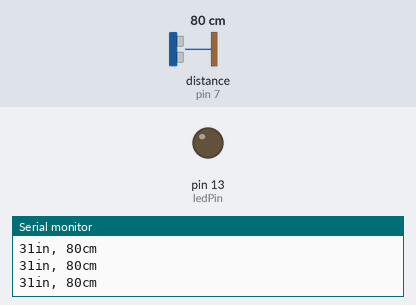
Recording of a sketch running on a simulated Arduino Uno, built with avr-gcc and run on an emulated ATmega328P. Shown: output pins drawn as LEDs (lit = HIGH), the last lines printed to the serial monitor. Wiring (inferred from the names in the program): ultrasonic range finder: trigger pin 7; echo pin 7. The test bench sets the inputs (shaded band); at power-on: distance to the obstacle (sensor on pin 7) 80 cm. The echo pulse lasts 58.3 µs per cm.

Above: at 1.2 s.
1.3 s: distance to the obstacle (sensor on pin 7) set to 66 cm
2.8 s: distance to the obstacle (sensor on pin 7) set to 58 cm
At 3.9 s:
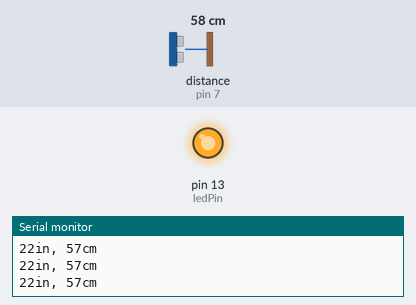
4.3 s: distance to the obstacle (sensor on pin 7) set to 120 cm
At 5.1 s:
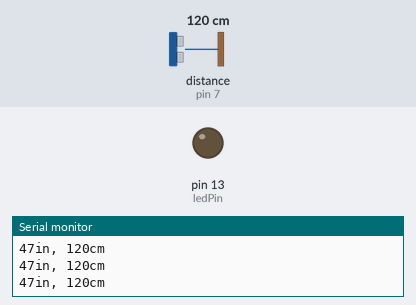
5.8 s: distance to the obstacle (sensor on pin 7) set to 2 cm
At 7.3 s:
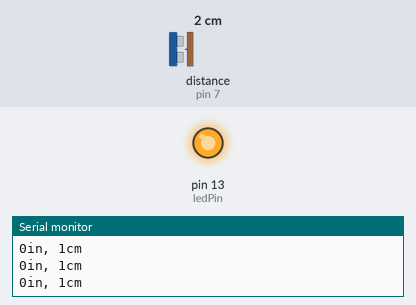
Timing chart, 0 to 8.4 s (numbered marks = the images above; inputs shaded):
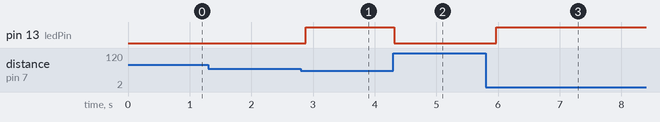

Measured:
- the behaviour switches between 62 and 61 cm on distance to the obstacle (sensor on pin 7) (found by bisection; images 0 and 1)
- after the input at 2.8 s, pin 13 (ledPin): LOW → HIGH after 0.08 s
- after the input at 4.3 s, pin 13 (ledPin): HIGH → LOW at once
- after the input at 5.8 s, pin 13 (ledPin): LOW → HIGH after 0.17 s

The sketch:

Security_Alarm.ino
```cpp
const int pingPin = 7;
const int ledPin = 13;

void setup() {
  Serial.begin(9600);
  pinMode(ledPin, OUTPUT);
}

void loop()
{
  long duration, inches, cm;

  pinMode(pingPin, OUTPUT);
  digitalWrite(pingPin, LOW);
  delayMicroseconds(2);
  digitalWrite(pingPin, HIGH);
  delayMicroseconds(5);
  digitalWrite(pingPin, LOW);
  pinMode(pingPin, INPUT);
  duration = pulseIn(pingPin, HIGH);

  inches = microsecondsToInches(duration);
  cm = microsecondsToCentimeters(duration);

  Serial.print(inches);
  Serial.print("in, ");
  Serial.print(cm);
  Serial.print("cm");
  Serial.println();

  if(inches < 24){
    digitalWrite(ledPin, HIGH);
  }else{
    digitalWrite(ledPin, LOW);
  }

  delay(200);
}

long microsecondsToInches(long microseconds)
{
  return microseconds / 74 / 2;
}

long microsecondsToCentimeters(long microseconds)
{
  /*
    The speed of sound is 340 m/s or 29 microseconds per centimeter.
    The ping travels out and back, so to find the distance of the
    object we take half of the distance travelled.
  */
  return microseconds / 29 / 2;
}
```
